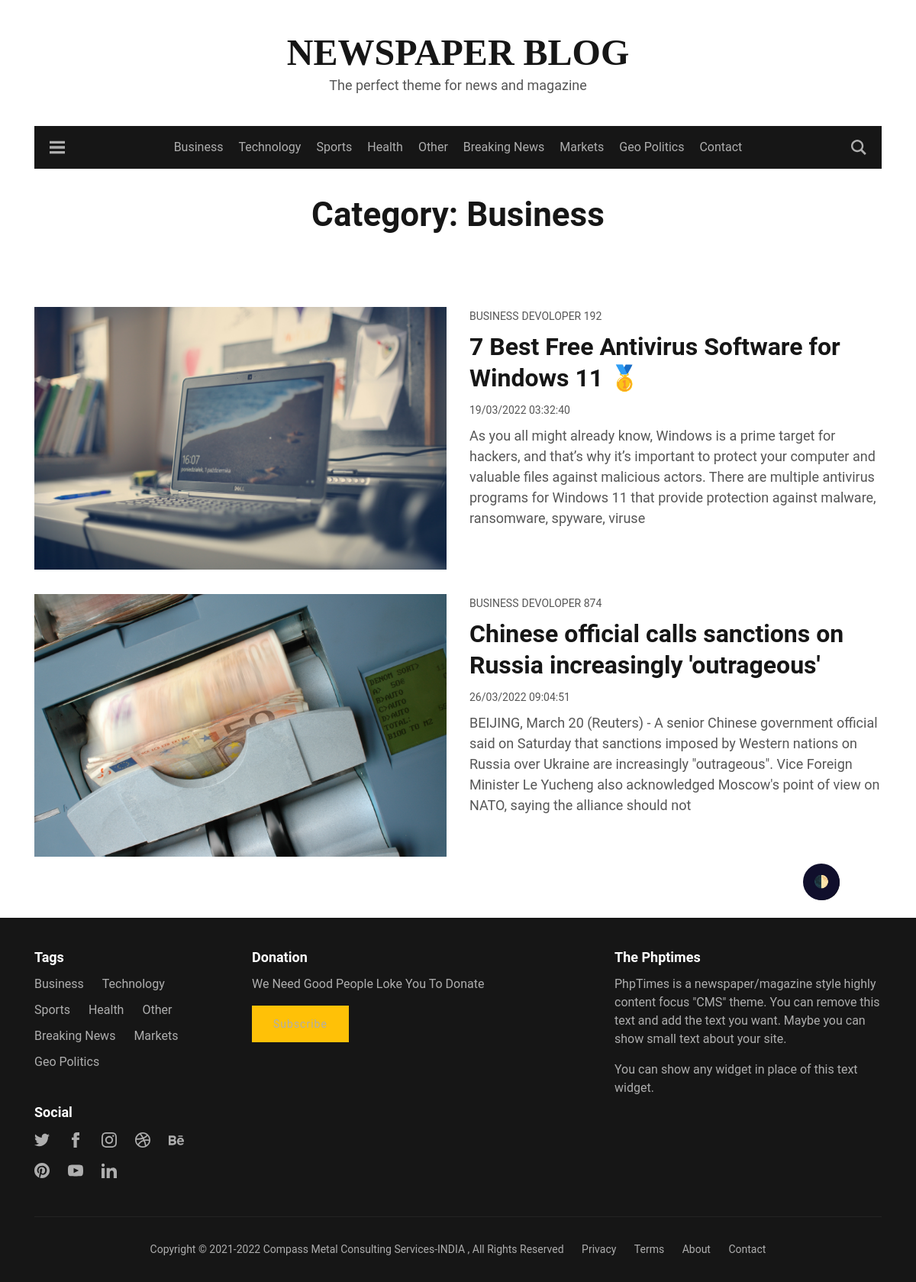
Page /categories-page.php?cat=Business on the committed database.
### tables this page shows
CREATE TABLE `categories` (
  `id` int(10) NOT NULL,
  `datetime` varchar(250) NOT NULL,
  `name` varchar(255) NOT NULL,
  `categoryname` varchar(255) NOT NULL
);

CREATE TABLE `new_post` (
  `id` int(10) NOT NULL,
  `datetime` varchar(50) NOT NULL,
  `title` varchar(200) NOT NULL,
  `category` varchar(100) NOT NULL,
  `author` varchar(100) NOT NULL,
  `image` varchar(200) NOT NULL,
  `post` varchar(1000) NOT NULL
);

### categories-page.php (the view, shortened to what this page needs)
<?php
require_once './partials/_header.php';
$pageCategory = $_GET['cat'];
?>
<div class="main-content-area">
    <div class="container">
        <div class="cover-wrap text-center">
            <div class="cover-inner m-auto">
                <h1 class="name">Category: <?=$pageCategory?>
                </h1>
            </div>
        </div>
        <?php
        $sql ="SELECT * FROM new_post WHERE category = '$pageCategory'";
        $exe =mysqli_query($conn, $sql);
         while ($rows = mysqli_fetch_array($exe)) :
                        $postid = $rows['id'];
                        $datetime = $rows['datetime'];
                        $title = $rows['title'];
                        $author = $rows['author'];
                        $image = $rows['image'];
                        $post = $rows['post']; ?>
        <div class="post-item clearfix post">
            <div class="row">
                <div class="col-md-6">
                    <a href="blog-single.php?id=<?= $postid ?>">
                        <div class="featured-image-wrap">
                            <div class="featured-image"
                                style="background-image:url(./admin/<?= $image ?>);">
                            </div>
                        </div>
                    </a>
                </div>
                <div class="col-md-6 content-wrap">
                    <div class="primary-tag">
                        <a href="#" rel="category tag"><?=$pageCategory?></a>
                        <a href="#" rel="Author tag"><?=$author?></a>
                    </div>
                    <h2 class="title"><a
                            href="blog-single.php?id=<?= $postid ?>">
                            <?= $title?>
                        </a>
                    </h2>
                    <time class="date"
                        datetime="<?= htmlentities($datetime); ?>"><?= htmlentities($datetime); ?></time>
                    <div class="excerpt">
                        <p>
                            <?php
                             $excerpt = substr($post, 0, 320);
                        echo html_entity_decode($excerpt); ?>
                        </p>
                    </div>
                </div>
            </div>
        </div>
        <?php endwhile ?>
    </div>
</div>
<?php require_once './partials/_footer.php';

### partials/_navbar.php (shortened to what this page needs)
<nav class="site-navbar-wrap">
    <div class="container">
        <div class="navbar-inner d-flex">
            <span class="menu-button d-inline-flex menu-open"><svg xmlns="http://www.w3.org/2000/svg" width="24"
                    height="24" viewBox="0 0 24 24">
                    <path d="M24 6h-24v-4h24v4zm0 4h-24v4h24v-4zm0 8h-24v4h24v-4z" />
                </svg></span>
            <ul id="menu-main-menu" class="navbar-nav m-auto text-center main-menu d-none d-lg-flex">
                <?php
                $conn = mysqli_connect('localhost', 'root', '', 'php-blog');
                $res = mysqli_query($conn, "SELECT categoryname FROM  categories");
                while ($row=mysqli_fetch_assoc($res)) : ?>
                <li class="menu-item">
                    <a
                        href="categories-page.php?cat=<?= $row['categoryname'] ?>"><?= $row['categoryname']?></a>
                </li>
                <?php endwhile ?>
                <li class="menu-item"><a href="contact.php">Contact</a></li>
            </ul>
            <span class="search-button d-inline-flex search-open">
            </span>
        </div>
    </div>
</nav>

### partials/_footer.php (shortened to what this page needs)
<footer class="site-footer ">
    <div class="container">
        <div class="row">
            <div class="col-md-3">
                <div class="widget widget_tag_cloud">
                    <h4 class="widget-title">Tags</h4>
                    <div class="tagcloud">
                        <?php
                         $conn = mysqli_connect('localhost', 'shuv', '123', 'php-blog');
                         $res = mysqli_query($conn, "SELECT categoryname FROM  categories");
                         while ($row=mysqli_fetch_assoc($res)) { ?>
                        <a href="category-business.php"><?= $row['categoryname']?></a>
                        <?php   } ?>
                    </div>
                </div>
                <div class="widget widget_gbj_social_links_widget">
                    <h4 class="widget-title">Social</h4>
                    <div class="content">
                        <ul class="social-links">
                            <li><a href="#">
                                </a>
                            </li>
                            <li>
                                <a href="#">
                                    <svg xmlns="http://www.w3.org/2000/svg" width="24" height="24" viewBox="0 0 24 24">
                                        <path
                                            d="M9 8h-3v4h3v12h5v-12h3.642l.358-4h-4v-1.667c0-.955.192-1.333 1.115-1.333h2.885v-5h-3.808c-3.596 0-5.192 1.583-5.192 4.615v3.385z" />
                                    </svg>
                                </a>
                            </li>
                            <li>
                                <a href="#">
                                </a>
                            </li>
                            <li>
                                <a href="#">
                                </a>
                            </li>
                            <li>
                                <a href="#">
                                </a>
                            </li>
                            <li>
                                <a href="#">
                                </a>
                            </li>
                            <li><a href="#">
                                </a>
                            </li>
                            <li><a href="#">
                                </a>
                            </li>
                        </ul>
                    </div>
                </div>
            </div>
            <div class="col-md-5">
                <div id="mc4wp_form_widget-2" class="widget widget_mc4wp_form_widget">
                    <h4 class="widget-title">Donation</h4>
                    <form id="mc4wp-form-1" class="mc4wp-form mc4wp-form-114" method="post" data-id="114" data-name="">
                        <div class="mc4wp-form-fields">
                            <p>We Need Good People Loke You To Donate</p>
                            <a href="http://localhost/blog/payment/" class="btn btn-warning hvr-push">
                            </a>
                        </div>
                    </form>
                </div>
            </div>
            <div class="col-md-4">
                <div class="widget widget_text">
                    <h4 class="widget-title">The Phptimes</h4>
                    <div class="textwidget">
                        <p>PhpTimes is a newspaper/magazine style highly content focus "CMS" theme. You can
                            remove this text and add the text you want. Maybe you can show small text about your
                            site.</p>
                        <p>You can show any widget in place of this text widget.</p>
                    </div>
                </div>
            </div>
        </div>
        <div class="row">
            <div class="col">
                <div class="copyright-wrap text-center">
                    <div class="copyright-info">
                        Copyright &copy; 2021-<?= date('Y') ?> Compass Metal
                        Consulting Services-INDIA , All Rights Reserved
                        <div class="custom-links">
                            <ul id="menu-footer-menu" class="menu">
                                <li><a href="privacy.php">Privacy</a></li>
                                <li><a href="terms.php">Terms</a></li>
                                <li><a href="about.php">About</a></li>
                                <li><a href="contact.php">Contact</a></li>
                            </ul>
                        </div>
                    </div>
                </div>
            </div>
        </div>
</footer>
</body>
</html>

### style.css (style rules this page uses)
body { font-family: Roboto; color: #565656; line-height: 1.5; font-display: swap; }
body p { font-family: Roboto; color: #565656; line-height: 1.5; font-display: swap; }
footer p { font-family: Roboto; color: rgb(174, 174, 174); line-height: 1.5; font-display: swap; }
.h1, .h2, .h3, .h4, .h5, .h6, h1, h2, h3, h4, h5, h6 { color: #161616; font-weight: 600; line-height: 1.3; margin-bottom: 0.75rem; }
.h1, h1 { font-size: 2.75rem; }
.h2, h2 { font-size: 2rem; }
.h4, h4 { font-size: 1.125rem; }
a { color: #275beb; transition: all 0.25s; }
svg { fill: currentColor; }
.btn, input[type="submit"] { padding: 0 1.75rem; border-radius: 0; font-size: 0.875rem; font-family: Roboto, sans-serif; letter-spacing: 1px; line-height: 48px; border: none; font-display: swap; }
dl, ol, ul { padding-left: 1.3rem; }
.site-header .navbar-inner { -ms-flex: 0 0 100%; flex: 0 0 100%; border-top: 4px solid #161616; border-bottom: 4px solid #161616; background: #161616; height: 56px; -ms-flex-pack: justify; justify-content: space-between; }
.site-header .navbar-inner .menu-button, .site-header .navbar-inner .search-button { width: 20px; height: 20px; margin-top: 12px; }
.site-header .navbar-inner .menu-button svg, .site-header .navbar-inner .search-button svg { color: #aeaeae; cursor: pointer; transition: all 0.25s; }
.site-header .navbar-inner .menu-button { margin-left: 20px; }
.site-header .navbar-inner .search-button { margin-right: 20px; }
.site-header .navbar-inner .main-menu { font-weight: 400; -ms-flex-direction: row; flex-direction: row; }
.site-header .navbar-inner .main-menu li { margin: 0 10px; position: relative; }
.site-header .navbar-inner .main-menu li a { color: #aeaeae; line-height: 3rem; display: block; }
.hvr-push { display: inline-block; vertical-align: middle; -webkit-transform: perspective(1px) translateZ(0); transform: perspective(1px) translateZ(0); box-shadow: 0 0 1px rgba(0, 0, 0, 0); }
.post-item { margin-bottom: 32px; }
.post-item .featured-image-wrap { overflow: hidden; }
.post-item .featured-image-wrap .featured-image { height: 344px; background-size: cover; background-position: center; background-repeat: no-repeat; transition: all 0.25s ease-in-out; }
.post-item .content-wrap .primary-tag { margin-bottom: 8px; }
.post-item .content-wrap .primary-tag a { text-transform: uppercase; font-size: 0.875rem; color: #565656; }
.post-item .content-wrap .title { margin-bottom: 8px; }
.post-item .content-wrap .title a { color: #161616; }
.post-item .content-wrap .date { font-size: 0.875rem; margin-bottom: 8px; }
.post-item .content-wrap .excerpt { margin-top: 8px; font-family: "Roboto", serif; font-size: 1.125rem; line-height: 1.7; font-display: swap; }
.main-content-area { padding-top: 32px; overflow: hidden; }
.site-footer { background-color: #161616; color: #aeaeae; padding: 40px 0 32px; margin-top: 48px; }
.site-footer a { color: #aeaeae; }
.site-footer .widget { margin-bottom: 32px; }
.site-footer .widget .widget-title { color: #fff; margin-bottom: 12px; }
.site-footer .widget ul { padding: 0; margin: 0; }
.site-footer .widget ul li { list-style: none; position: relative; margin-bottom: 16px; }
.site-footer .widget .tagcloud a { font-size: 1rem !important; display: -ms-inline-flexbox; display: inline-flex; text-transform: capitalize; white-space: nowrap; margin: 0 20px 10px 0; }
.site-footer .widget .social-links { padding: 0; margin: 0; }
.site-footer .widget .social-links li { list-style: none; display: -ms-inline-flexbox; display: inline-flex; margin-right: 20px; margin-bottom: 16px; }
.site-footer .widget .social-links li a svg { width: 20px; height: 20px; }
.site-footer .copyright-wrap { font-size: 0.875rem; border-top: 1px solid #232323; padding-top: 32px; }
.site-footer .copyright-wrap .copyright-info { display: inline-block; }
.site-footer .copyright-wrap .custom-links { display: inline-block; }
.site-footer .copyright-wrap .custom-links ul { padding: 0; margin: 0; }
.site-footer .copyright-wrap .custom-links ul li { display: -ms-inline-flexbox; display: inline-flex; list-style: none; }
.site-footer .copyright-wrap .custom-links ul li a { margin-left: 20px; }
.cover-wrap { margin-bottom: 32px; padding: 0 24px 48px 24px; position: relative; background-size: cover; background-position: center; }
.cover-wrap .cover-inner { max-width: 700px; position: relative; }

### rows in the picture
categories: categoryname "Business"
categories: categoryname "Technology"
categories: categoryname "Sports"
categories: categoryname "Health"
categories: categoryname "Other"
categories: categoryname "Breaking News"
categories: categoryname "Markets"
categories: categoryname "Geo Politics"
new_post: image (picture), author "DEVOLOPER 192", title "7 Best Free Antivirus Software for Windows 11 🥇", datetime "19/03/2022 03:32:40", post "As you all might already know, Windows is a prime target for hackers, and that’s why it’s important to protect your computer and valuable files against malicious actors. There are multiple antivirus programs for Windows 11 that provide protection against malware, ransomware, spyware, viruse"
new_post: image (picture), author "DEVOLOPER 874", title "Chinese official calls sanctions on Russia increasingly 'outrageous'", datetime "26/03/2022 09:04:51", post "BEIJING, March 20 (Reuters) - A senior Chinese government official said on Saturday that sanctions imposed by Western nations on Russia over Ukraine are increasingly \"outrageous\". Vice Foreign Minister Le Yucheng also acknowledged Moscow's point of view on NATO, saying the alliance should not"

### other values in the picture
$pageCategory "Business"
